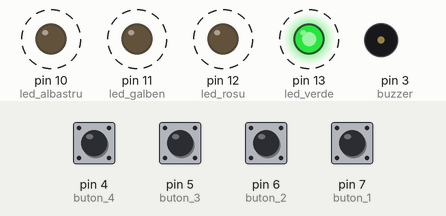
This sketch was run on a simulated Arduino Uno, built with avr-gcc and run on an emulated ATmega328P. On the bench: output pins drawn as LEDs (lit = HIGH), buzzer (waves = sounding). Dashed ring = blinking. The inputs (shaded band) are chosen by the test bench; at power-on: pin 4 (buton_4), pin 5 (buton_3), pin 6 (buton_2), pin 7 (buton_1) HIGH. Random numbers use the default seed unless the sketch sets one.

Above: at 1.69 s.
2.1 s: pin 7 (buton_1) pulled LOW for 0.5 s
At 3.9 s:
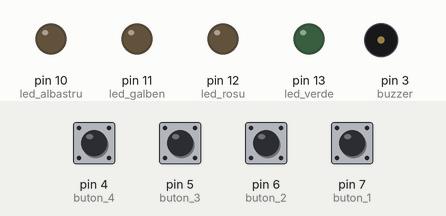
4.9 s: pin 4 (buton_4) pulled LOW for 0.5 s
At 5.2 s:
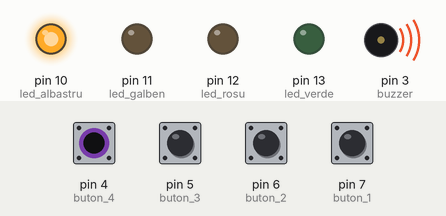
8.4 s: pin 7 (buton_1) pulled LOW for 1 s
At 9.2 s:
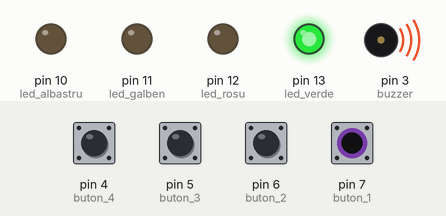
10.9 s: pin 5 (buton_3) pulled LOW for 0.5 s
At 11.7 s:
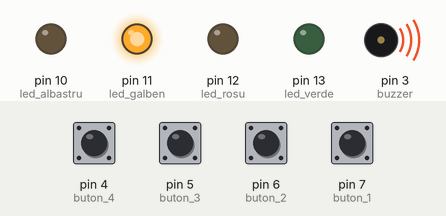
Timing chart, 0 to 14.9 s (numbered marks = the images above; inputs shaded):
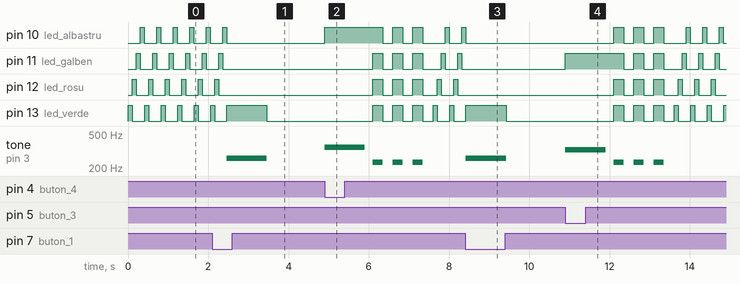

The sketch:

memory_game.ino
```cpp
const int nivel_maxim = 100;
int secventa[nivel_maxim];
int sunet[nivel_maxim];
int secventa_jucator[nivel_maxim];
int nivel = 1;
int note = 0;
int velocity = 1000;


void setup() {   //declaram pinii
  pinMode(13, OUTPUT); //led verde
  pinMode(12, OUTPUT); //led rosu
  pinMode(11, OUTPUT); //led galben
  pinMode(10, OUTPUT); //led albastru

  pinMode(7, INPUT_PULLUP); //buton 1
  pinMode(6, INPUT_PULLUP); //buton 2
  pinMode(5, INPUT_PULLUP); //buton 3
  pinMode(4, INPUT_PULLUP); //buton 4

  pinMode(3, OUTPUT); //buzzer
}

void loop() {
  if (nivel == 1) {
    generare_secventa();

    for (int i = 13; i >= 10; i--) { //leduri on/off
      digitalWrite(i, HIGH);
      delay(100);
      digitalWrite(i, LOW);
    }
  }

  if (digitalRead(7) == LOW || nivel != 1) { //butonul de start = 1
    show_secventa();
    get_secventa();
  }
  }

void generare_secventa() {
  randomSeed(millis()); //se genereaza secventele random

  for (int i = 0; i < nivel_maxim; i++) {
    secventa[i] = random(10, 14);

    switch (secventa[i]) { //asociem un sunet fiecarei culori
      case 10:
        note = 349; //Fa
        break;
            case 11:
        note = 329; //Mi
        break;
      case 12:
        note = 293; //Re
        break;
      case 13:
        note = 261; //Do
        break;
    }
    sunet[i] = note;
  }
}

void show_secventa() {
  digitalWrite(13, LOW);
  digitalWrite(12, LOW);
  digitalWrite(11, LOW);
  digitalWrite(10, LOW);

  for (int i = 0; i < nivel; i++) {
    digitalWrite(secventa[i], HIGH);
    tone(3, sunet[i]);
    delay(velocity);
    digitalWrite(secventa[i], LOW);
    noTone(3);
    delay(200);
  }
}

void get_secventa() {
  int flag = 0; //flag - secventa corecta

  for (int i = 0; i < nivel; i++) {
    flag = 0;

    while (flag == 0) {

      if (digitalRead(7) == LOW) {
        digitalWrite(13, HIGH);
        tone(3, 261); //Do
        delay(velocity);
        noTone(3);
        secventa_jucator[i] = 13;
        flag = 1;
        delay(200);

        if (secventa_jucator[i] != secventa[i]) {
          secventa_gresita();
          return ;
        }
        digitalWrite(13, LOW);
      }

      if (digitalRead(6) == LOW) {
        digitalWrite(12, HIGH);
        tone(3, 293); //Re
        delay(velocity);
        noTone(3);
        secventa_jucator[i] = 12;
        flag = 1;
        delay(200);

        if (secventa_jucator[i] != secventa[i]) {
          secventa_gresita();
          return ;
        }
        digitalWrite(12, LOW);
      }

      if (digitalRead(5) == LOW) {
        digitalWrite(11, HIGH);
        tone(3, 329); //Mi
        delay(velocity);
        noTone(3);
        secventa_jucator[i] = 11;
        flag = 1;
        delay(200);

        if (secventa_jucator[i] != secventa[i]) {
          secventa_gresita();
          return ;
        }
        digitalWrite(11, LOW);
      }

      if (digitalRead(4) == LOW) {
        digitalWrite(10, HIGH);
        tone(3, 349); //Fa
        delay(velocity);
        noTone(3);
        secventa_jucator[i] = 10;
        flag = 1;
        delay(200);

        if (secventa_jucator[i] != secventa[i]) {
          secventa_gresita();
          return ;
        }
        digitalWrite(10, LOW);
      }
    }
  }
  secventa_corecta();
}

void secventa_corecta() {
  digitalWrite(13, LOW);
  digitalWrite(12, LOW);
  digitalWrite(11, LOW);
  digitalWrite(10, LOW);
  delay(250);

  digitalWrite(13, HIGH);
  digitalWrite(12, HIGH);
  digitalWrite(11, HIGH);
  digitalWrite(10, HIGH);
  delay(500);

  digitalWrite(13, LOW);
  digitalWrite(12, LOW);
  digitalWrite(11, LOW);
  digitalWrite(10, LOW);
  delay(500);

  if (nivel < nivel_maxim) {
    nivel++;
  }
  velocity -= 50; //creste dificultatea
}

void secventa_gresita() {
  for (int i = 0; i < 3; i++) {
    digitalWrite(13, HIGH);
    digitalWrite(12, HIGH);
    digitalWrite(11, HIGH);
    digitalWrite(10, HIGH);
    tone(3, 233);
    delay(250);

    digitalWrite(13, LOW);
    digitalWrite(12, LOW);
    digitalWrite(11, LOW);
    digitalWrite(10, LOW);
    noTone(3);
    delay(250);
  }
  nivel = 1;
  velocity = 1000;
}
```

Measured:
- after the input at 2.1 s, tone on pin 3 (buzzer): silent → 261 Hz after 0.36 s, → silent 1.0 s later
- after the input at 4.9 s, pin 10 (led_albastru): LOW → HIGH at once, → LOW 1.5 s later, → HIGH 0.25 s later, → LOW 0.25 s later, … (9 changes in this stretch); pin 11 (led_galben): LOW → HIGH after 1.2 s, → LOW 0.25 s later, → HIGH 0.25 s later, → LOW 0.25 s later, … (10 changes in this stretch)
- after the input at 8.4 s, tone on pin 3 (buzzer): silent → 261 Hz at once, → silent 1.0 s later
- after the input at 10.9 s, pin 10 (led_albastru): LOW → HIGH after 1.2 s, → LOW 0.25 s later, → HIGH 0.25 s later, → LOW 0.25 s later, … (12 changes in this stretch); pin 11 (led_galben): LOW → HIGH at once, → LOW 1.5 s later, → HIGH 0.25 s later, → LOW 0.25 s later, … (12 changes in this stretch)
